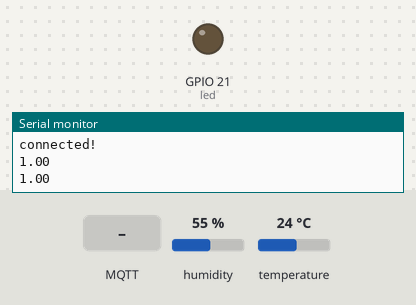
Recording of a sketch running on a simulated ESP32. Parts: output pins drawn as LEDs (lit = HIGH), the last lines printed to the serial monitor. The test bench sets the inputs (shaded band); at power-on: humidity 55 %, temperature 24 °C. WiFi joins after 1.5 s; servers stay silent unless stated; no MQTT or app messages arrive unless stated.

Above: at 2.7 s.
2.8 s: MQTT message "1" arrives on the first subscribed topic
At 7.3 s:
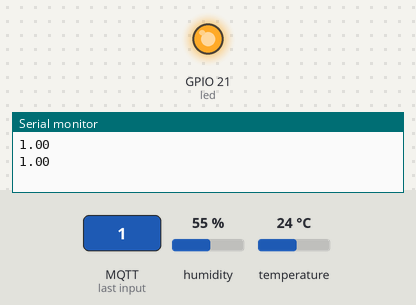
8.0 s: MQTT message "0" arrives on the first subscribed topic
At 12.3 s:
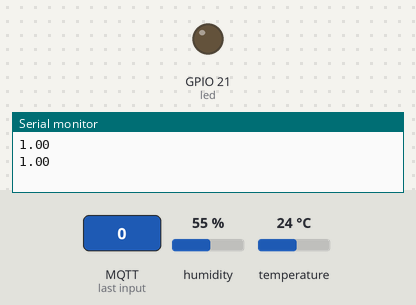
Timing chart, 0 to 13.8 s (numbered marks = the images above; inputs shaded):
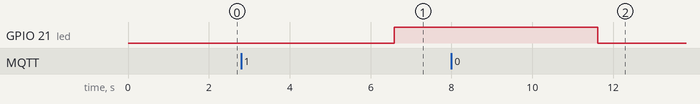

The sketch:

dh11.ino
```cpp
#include <WiFi.h>
#include <MQTT.h>
#include <ArduinoJson.h>
#include "DHT.h"
const char ssid[] = "_toanh";
const char password[] = "_12345678";
const int DHTPIN = 34;
const int DHTTYPE = DHT11;
char roomId[] = "s-01";
float h = 0;
float t = 0;
char type[] = "automatic";
char deviceId[] = "s-01-6a451aef-4d78-49e7-a864-8cceddf2f3fe";
char ledId[] = "s-01-29c9889d-5b79-4df8-ba58-91e7d02a6aa7";

int led = 21;
DHT dht(DHTPIN, DHTTYPE);
WiFiClient net;
MQTTClient client;
unsigned long lastMillis = 0;
void connect() {
  Serial.print("checking wifi...");
  while (WiFi.status() != WL_CONNECTED) {
    Serial.print(".");
    delay(1000);
  }
  Serial.print("\nconnecting...");
  while (!client.connect("arduinoESP32")) {
    Serial.print(".");
    delay(1000);
  }
  Serial.println("\nconnected!");
  client.subscribe(ledId);
  // client.unsubscribe("/clientSub");
}
void messageReceived(String &topic, String &payload) {
  if (topic == ledId) {
    Serial.println("topic == ledId");
    if (payload == "1") {
      digitalWrite(led, HIGH);
    } else {
      digitalWrite(led, LOW);
    }
  }
  Serial.println("incoming: " + topic + " - " + payload);
}
void setup() {
  pinMode(led, OUTPUT);
  Serial.begin(115200);
  Serial.print("Connecting to ");
  Serial.println(ssid);
  WiFi.begin(ssid, password);
  while (WiFi.status() != WL_CONNECTED) {
    delay(500);
    Serial.print(".");
  }
  Serial.println("");
  Serial.println("WiFi connected");
  Serial.println("IP address: ");
  Serial.println(WiFi.localIP());
  client.begin("192.168.43.45", net);
  client.onMessage(messageReceived);
  connect();
}
void loop() {
  client.loop();
  delay(10); // <- fixes some issues with WiFi stability
  if (!client.connected()) {
    connect();
  }
  // publish a message roughly every second.
  if (millis() - lastMillis > 1000) {
    lastMillis = millis();
    h = dht.readHumidity() || h;
    t = dht.readTemperature() || t;
    Serial.println(h);
    Serial.println(t);
    StaticJsonDocument<500> data;
    data["roomId"] = roomId;
    data["t"] = t;
    data["h"] = h;
    data["deviceId"] = deviceId;
    data["type"] = type;
    String output;
    serializeJson(data, output);
    client.publish(deviceId, output);
  }
  delay(5000);
}
```

Measured:
- after the input at 2.8 s, GPIO 21 (led): LOW → HIGH after 3.8 s
- after the input at 8.0 s, GPIO 21 (led): HIGH → LOW after 3.6 s
